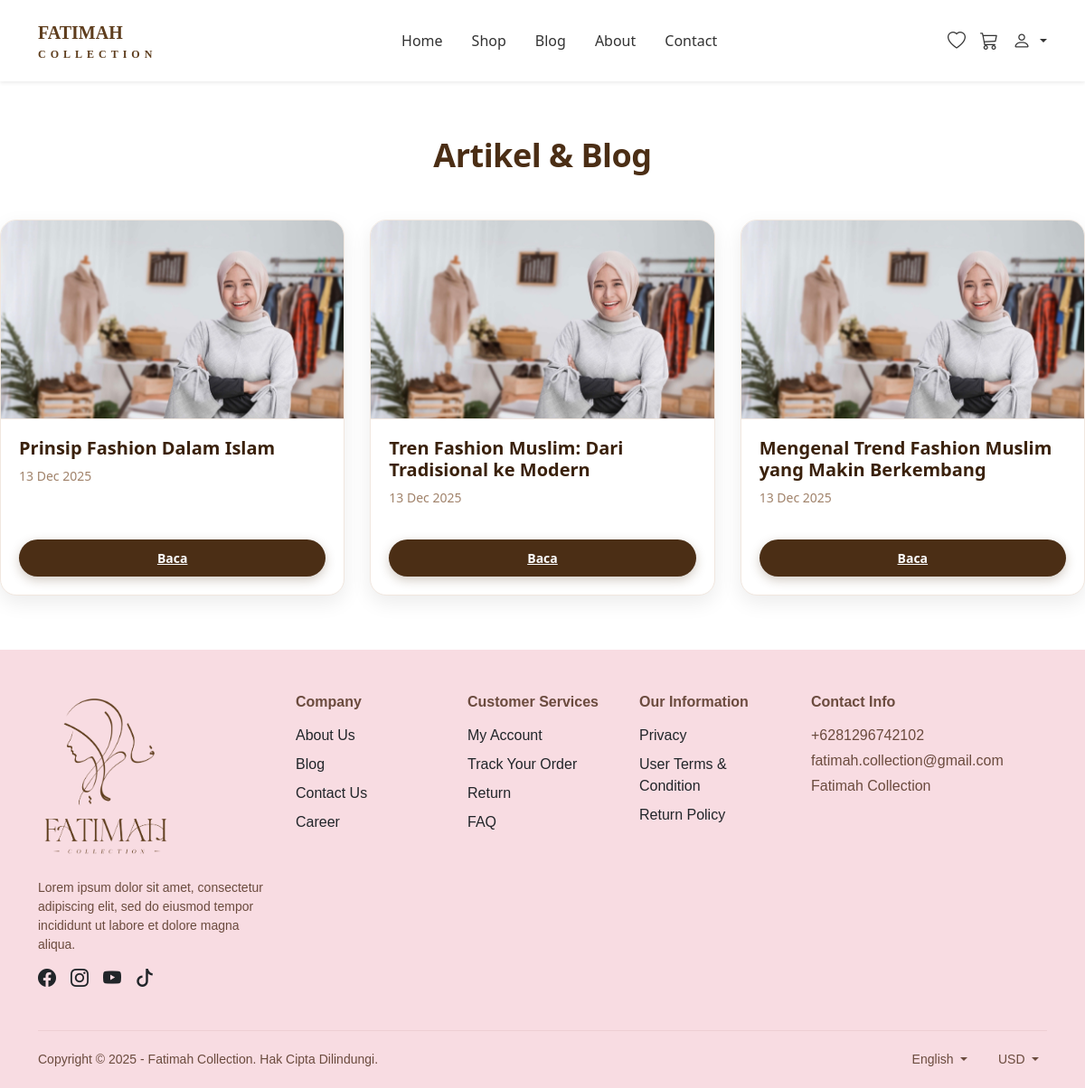
/public/blog.php, run on the app's committed database.
### tables this page shows
CREATE TABLE `blog_posts` (
  `id` int(11) NOT NULL,
  `title` varchar(255) NOT NULL,
  `slug` varchar(255) NOT NULL,
  `content` longtext NOT NULL,
  `thumbnail` varchar(255) DEFAULT NULL,
  `published_at` datetime DEFAULT NULL,
  `created_at` datetime DEFAULT current_timestamp(),
  `updated_at` datetime DEFAULT current_timestamp() ON UPDATE current_timestamp()
);

### public/blog.php (the view, shortened to what this page needs)
<?php
include '../public/components/header_user.php';
if (!function_exists('esc')) {
    function esc($s){ return htmlspecialchars($s, ENT_QUOTES|ENT_SUBSTITUTE, 'UTF-8'); }
}
$page = isset($_GET['page']) ? max(1, intval($_GET['page'])) : 1;
$perPage = 9;
$offset = ($page - 1) * $perPage;
$stmt = $conn->prepare("
    SELECT id, title, slug, thumbnail, content, published_at
    FROM blog_posts
    WHERE published_at IS NOT NULL
    ORDER BY published_at DESC
    LIMIT ? OFFSET ?
");
$stmt->bind_param("ii", $perPage, $offset);
$stmt->execute();
$res = $stmt->get_result();
$posts = $res->fetch_all(MYSQLI_ASSOC);
?>
<div class="shop-container">
    <h1 class="shop-title">Artikel & Blog</h1>
    <div class="products-grid">
        <?php if (count($posts) == 0): ?>
            <div class="product-card">
                <div class="product-info">
                    <h3>Tidak ada artikel</h3>
                    <p class="price" style="font-size:14px; font-weight:400;">Belum ada posting yang dipublikasikan.</p>
                </div>
            </div>
        <?php else: ?>
            <?php foreach ($posts as $p): ?>
                <article class="product-card" style="display:flex; flex-direction:column;">
                    <?php
                        $thumb = !empty($p['thumbnail']) ? '/uploads/blog/' . esc($p['thumbnail']) : '/assets/images/blog-placeholder.jpg';
                    ?>
                    <img src="<?= $thumb ?>" class="product-img" alt="<?= esc($p['title']); ?>">
                    <div class="product-info" style="flex:1;">
                        <h3><?= esc($p['title']); ?></h3>
                        <p class="price" style="font-size:14px; font-weight:400;">
                            <?= date('d M Y', strtotime($p['published_at'])); ?>
                        </p>
                    </div>
                    <div class="product-actions">
                        <a href="blog_detail.php?slug=<?= urlencode($p['slug']); ?>" class="btn-detail">Baca</a>
                    </div>
                </article>
            <?php endforeach; ?>
        <?php endif; ?>
    </div>
</div>
<?php include  '../public/components/footer.php'; ?>

### public/blog.php (style rules this page uses)
.shop-container { padding: 60px 0; max-width: 1200px; margin: auto; }
.shop-title { font-size: 36px; font-weight: 800; text-align: center; margin-bottom: 50px; color: #4b2e15; letter-spacing: -0.5px; }
.products-grid { display: grid; grid-template-columns: repeat(auto-fit, minmax(280px, 1fr)); gap: 28px; }
.product-card { background: #ffffff; border-radius: 18px; overflow: hidden; display: flex; flex-direction: column; box-shadow: 0 8px 22px rgba(0,0,0,0.08); transition: 0.35s ease; border: 1px solid #f1e7df; }
.product-img { width: 100%; height: 220px; object-fit: cover; border-bottom: 1px solid #f0e6df; }
.product-info { padding: 20px; }
.product-info h3 { font-size: 20px; font-weight: 700; color: #3a210c; margin-bottom: 8px; }
.product-info .price { color: #a1836b; }
.product-actions { padding: 0 20px 20px 20px; }
.btn-detail { width: 100%; display: block; text-align: center; background: #4b2e15; color: #fff !important; padding: 10px 0; border-radius: 30px; font-weight: 600; font-size: 14px; transition: 0.35s ease; box-shadow: 0 4px 12px rgba(75,46,21,0.25); }

### data on the page
blog_posts: thumbnail (picture), title "Prinsip Fashion Dalam Islam", published_at "13 Dec 2025"
blog_posts: thumbnail (picture), title "Tren Fashion Muslim: Dari Tradisional ke Modern", published_at "13 Dec 2025"
blog_posts: thumbnail (picture), title "Mengenal Trend Fashion Muslim yang Makin Berkembang", published_at "13 Dec 2025"
